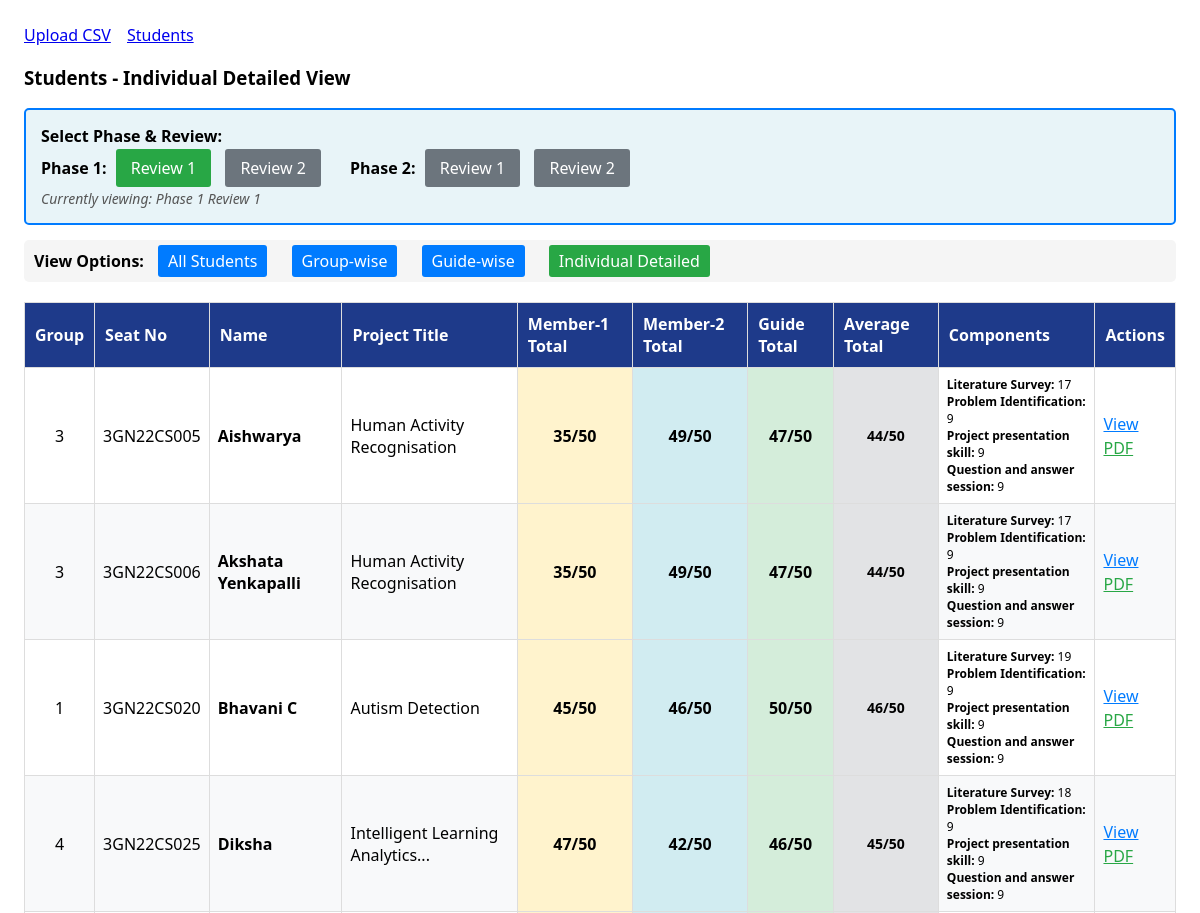
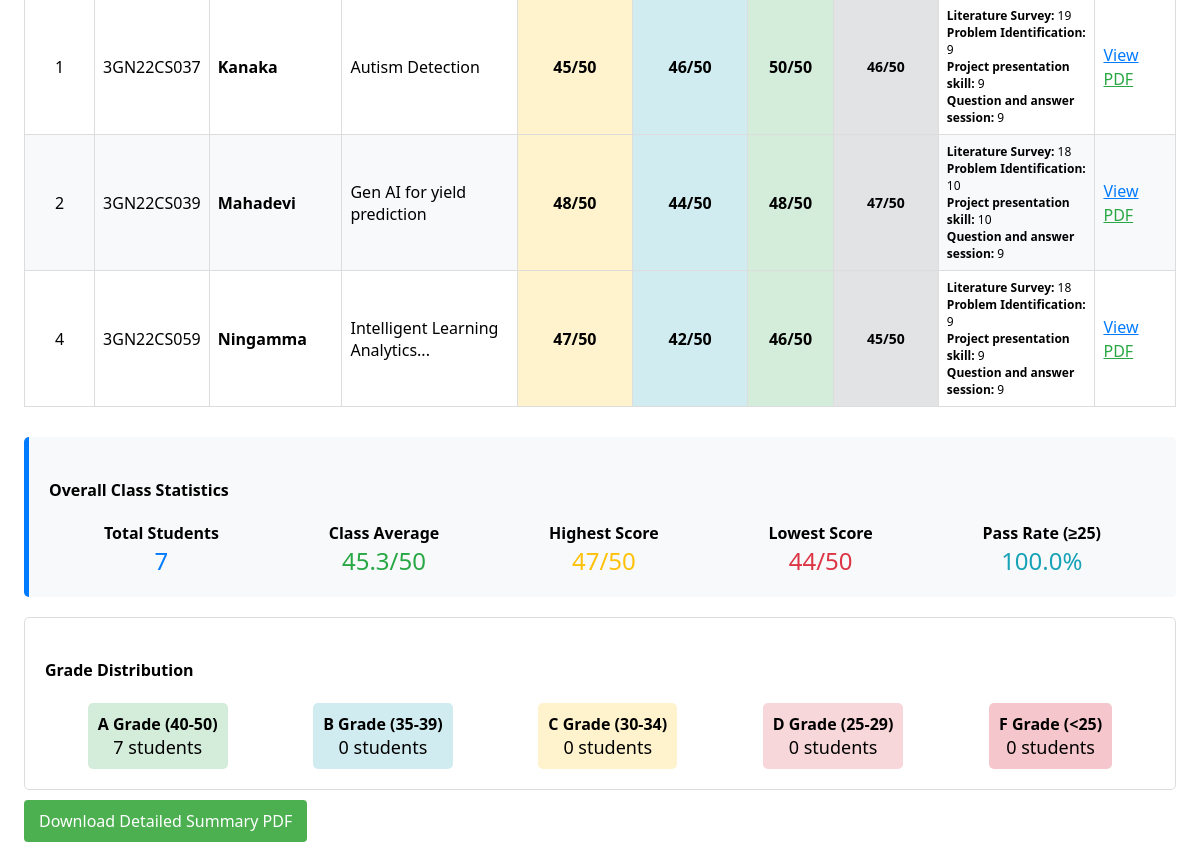
The app's page /students/individual with its own data (2 pictures, top to bottom).
### models.py (models this page shows)
class Student(db.Model):
    id = db.Column(db.Integer, primary_key=True)
    group_no = db.Column(db.String(50))
    project_title = db.Column(db.String(255))
    project_guide = db.Column(db.String(128))
    seat_no = db.Column(db.String(64), nullable=False, index=True)
    name = db.Column(db.String(128), nullable=False)
    evaluations = db.relationship("Evaluation", backref="student", lazy=True, cascade="all, delete-orphan")

class Evaluation(db.Model):
    __table_args__ = (
        db.UniqueConstraint('student_id', 'phase', 'review_no', name='uq_eval_student_phase_review'),
    )
    id = db.Column(db.Integer, primary_key=True)
    phase = db.Column(db.Integer, default=1, nullable=False)  # 1 or 2
    review_no = db.Column(db.Integer, default=1, nullable=False)  # 1 or 2
    total_marks = db.Column(db.Integer, nullable=False)
    criteria1 = db.Column(db.Integer, nullable=False)  # P1R1: Lit Survey(20), P1R2: Objectives(10), P2: Prelim(15)
    criteria2 = db.Column(db.Integer, nullable=False)  # P1R1: Problem(10), P1R2: Methodology(10), P2: Execution(15)
    criteria3 = db.Column(db.Integer, nullable=False)  # All: Presentation (10/15)
    criteria4 = db.Column(db.Integer, nullable=False)  # All: Q&A (10/15)
    member1_criteria1 = db.Column(db.Integer, nullable=True)
    member1_criteria2 = db.Column(db.Integer, nullable=True)
    member1_criteria3 = db.Column(db.Integer, nullable=True)
    member1_criteria4 = db.Column(db.Integer, nullable=True)
    member2_criteria1 = db.Column(db.Integer, nullable=True)
    member2_criteria2 = db.Column(db.Integer, nullable=True)
    member2_criteria3 = db.Column(db.Integer, nullable=True)
    member2_criteria4 = db.Column(db.Integer, nullable=True)
    guide_criteria1 = db.Column(db.Integer, nullable=True)
    guide_criteria2 = db.Column(db.Integer, nullable=True)
    guide_criteria3 = db.Column(db.Integer, nullable=True)
    guide_criteria4 = db.Column(db.Integer, nullable=True)
    student_id = db.Column(db.Integer, db.ForeignKey("student.id"), nullable=False)

### app.py (the view)
    @app.route("/students/individual")
    def students_individual():
        phase = request.args.get("phase", session.get("current_phase", 1), type=int)
        review = request.args.get("review", session.get("current_review", 1), type=int)
        session["current_phase"] = phase
        session["current_review"] = review
        config = get_review_config(phase, review)
        students = Student.query.order_by(Student.name).all()
        data = []
        for s in students:
            ev = Evaluation.query.filter_by(student=s, phase=phase, review_no=review).first()
            if ev:
                individual_data = {
                    'student': s,
                    'evaluation': ev,
                    'member1_total': (ev.member1_criteria1 or 0) + (ev.member1_criteria2 or 0) +
                                   (ev.member1_criteria3 or 0) + (ev.member1_criteria4 or 0),
                    'member2_total': (ev.member2_criteria1 or 0) + (ev.member2_criteria2 or 0) +
                                   (ev.member2_criteria3 or 0) + (ev.member2_criteria4 or 0),
                    'guide_total': (ev.guide_criteria1 or 0) + (ev.guide_criteria2 or 0) +
                                  (ev.guide_criteria3 or 0) + (ev.guide_criteria4 or 0),
                }
                data.append(individual_data)
        return render_template("students_individual.html", students_data=data, phase=phase, review=review, config=config)

### review_config.py (called while the page is built)
def get_review_config(phase, review):
    return REVIEW_CRITERIA.get((phase, review))

### templates/students_individual.html
{% extends "base.html" %}
{% block content %}
<h3>Students - Individual Detailed View</h3>
<div class="phase-review-selector" style="margin: 15px 0; padding: 15px; background: #e8f4f8; border-radius: 5px; border: 2px solid #007bff;">
    <strong style="font-size: 16px;">Select Phase & Review:</strong>
    <div style="margin-top: 10px;">
        <div style="display: inline-block; margin-right: 20px;">
            <strong>Phase 1:</strong>
            <a href="{{ url_for('students_individual', phase=1, review=1) }}" style="margin: 0 5px; padding: 8px 15px; background: {% if phase == 1 and review == 1 %}#28a745{% else %}#6c757d{% endif %}; color: white; text-decoration: none; border-radius: 3px;">Review 1</a>
            <a href="{{ url_for('students_individual', phase=1, review=2) }}" style="margin: 0 5px; padding: 8px 15px; background: {% if phase == 1 and review == 2 %}#28a745{% else %}#6c757d{% endif %}; color: white; text-decoration: none; border-radius: 3px;">Review 2</a>
        </div>
        <div style="display: inline-block;">
            <strong>Phase 2:</strong>
            <a href="{{ url_for('students_individual', phase=2, review=1) }}" style="margin: 0 5px; padding: 8px 15px; background: {% if phase == 2 and review == 1 %}#28a745{% else %}#6c757d{% endif %}; color: white; text-decoration: none; border-radius: 3px;">Review 1</a>
            <a href="{{ url_for('students_individual', phase=2, review=2) }}" style="margin: 0 5px; padding: 8px 15px; background: {% if phase == 2 and review == 2 %}#28a745{% else %}#6c757d{% endif %}; color: white; text-decoration: none; border-radius: 3px;">Review 2</a>
        </div>
    </div>
    <div style="margin-top: 10px; font-size: 14px; color: #555;">
        <em>Currently viewing: Phase {{ phase }} Review {{ review }}</em>
    </div>
</div>
<div class="view-options" style="margin: 15px 0; padding: 10px; background: #f5f5f5; border-radius: 5px;">
    <strong>View Options:</strong>
    <a href="{{ url_for('list_students', phase=phase, review=review) }}" style="margin: 0 10px; padding: 5px 10px; background: #007bff; color: white; text-decoration: none; border-radius: 3px;">All Students</a>
    <a href="{{ url_for('students_groupwise', phase=phase, review=review) }}" style="margin: 0 10px; padding: 5px 10px; background: #007bff; color: white; text-decoration: none; border-radius: 3px;">Group-wise</a>
    <a href="{{ url_for('students_guidewise', phase=phase, review=review) }}" style="margin: 0 10px; padding: 5px 10px; background: #007bff; color: white; text-decoration: none; border-radius: 3px;">Guide-wise</a>
    <span style="margin: 0 10px; padding: 5px 10px; background: #28a745; color: white; border-radius: 3px;">Individual Detailed</span>
</div>
<table style="width: 100%; border-collapse: collapse; margin-top: 20px;">
    <thead>
        <tr style="background: #1e3a8a !important; color: white !important; font-weight: bold;">
            <th style="border: 1px solid #ddd; padding: 10px; background: #1e3a8a !important; color: white !important;">Group</th>
            <th style="border: 1px solid #ddd; padding: 10px; background: #1e3a8a !important; color: white !important;">Seat No</th>
            <th style="border: 1px solid #ddd; padding: 10px; background: #1e3a8a !important; color: white !important;">Name</th>
            <th style="border: 1px solid #ddd; padding: 10px; background: #1e3a8a !important; color: white !important;">Project Title</th>
            <th style="border: 1px solid #ddd; padding: 10px; background: #1e3a8a !important; color: white !important;">Member-1 Total</th>
            <th style="border: 1px solid #ddd; padding: 10px; background: #1e3a8a !important; color: white !important;">Member-2 Total</th>
            <th style="border: 1px solid #ddd; padding: 10px; background: #1e3a8a !important; color: white !important;">Guide Total</th>
            <th style="border: 1px solid #ddd; padding: 10px; background: #1e3a8a !important; color: white !important;">Average Total</th>
            <th style="border: 1px solid #ddd; padding: 10px; background: #1e3a8a !important; color: white !important;">Components</th>
            <th style="border: 1px solid #ddd; padding: 10px; background: #1e3a8a !important; color: white !important;">Actions</th>
        </tr>
    </thead>
    <tbody>
        {% for data in students_data %}
        {% set student = data.student %}
        {% set ev = data.evaluation %}
        <tr style="{% if loop.index % 2 == 0 %}background: #f8f9fa;{% endif %}">
            <td style="border: 1px solid #ddd; padding: 8px; text-align: center;">{{ student.group_no or '-' }}</td>
            <td style="border: 1px solid #ddd; padding: 8px; text-align: center;">{{ student.seat_no }}</td>
            <td style="border: 1px solid #ddd; padding: 8px; font-weight: bold;">{{ student.name }}</td>
            <td style="border: 1px solid #ddd; padding: 8px;">
                {% if student.project_title and student.project_title|length > 30 %}
                    <span title="{{ student.project_title }}">{{ student.project_title[:30] }}...</span>
                {% else %}
                    {{ student.project_title or '-' }}
                {% endif %}
            </td>
            <td style="border: 1px solid #ddd; padding: 8px; text-align: center; background: #fff3cd;">
                <strong>{{ data.member1_total }}/50</strong>
            </td>
            <td style="border: 1px solid #ddd; padding: 8px; text-align: center; background: #d1ecf1;">
                <strong>{{ data.member2_total }}/50</strong>
            </td>
            <td style="border: 1px solid #ddd; padding: 8px; text-align: center; background: #d4edda;">
                <strong>{{ data.guide_total }}/50</strong>
            </td>
            <td style="border: 1px solid #ddd; padding: 8px; text-align: center; background: #e2e3e5; font-weight: bold; font-size: 14px;">
                {{ ev.total_marks }}/50
            </td>
            <td style="border: 1px solid #ddd; padding: 8px; font-size: 12px;">
                {% if config %}
                {% for criterion in config.criteria %}
                <strong>{{ criterion.name }}:</strong> {{ ev['criteria' ~ loop.index] }}<br>
                {% endfor %}
                {% else %}
                <strong>C1:</strong> {{ ev.criteria1 }}<br>
                <strong>C2:</strong> {{ ev.criteria2 }}<br>
                <strong>C3:</strong> {{ ev.criteria3 }}<br>
                <strong>C4:</strong> {{ ev.criteria4 }}
                {% endif %}
            </td>
            <td style="border: 1px solid #ddd; padding: 8px;">
                <a href="{{ url_for('student_detail', student_id=student.id, phase=phase, review=review) }}" style="color: #007bff; display: block; margin: 2px 0;">View</a>
                <a href="{{ url_for('download_review1', student_id=student.id, phase=phase, review=review) }}" style="color: #28a745; display: block; margin: 2px 0;">PDF</a>
            </td>
        </tr>
        {% endfor %}
    </tbody>
</table>
<div class="overall-stats" style="margin-top: 30px; padding: 20px; background: #f8f9fa; border-radius: 5px; border-left: 5px solid #007bff;">
    <h4>Overall Class Statistics</h4>
    {% set total_students = students_data|length %}
    {% set total_marks = students_data|sum(attribute='evaluation.total_marks') %}
    {% set avg_marks = (total_marks / total_students) if total_students > 0 else 0 %}
    {% set max_marks = students_data|max(attribute='evaluation.total_marks') if students_data else {'evaluation': {'total_marks': 0}} %}
    {% set min_marks = students_data|min(attribute='evaluation.total_marks') if students_data else {'evaluation': {'total_marks': 0}} %}
    <div style="display: flex; justify-content: space-around; margin-top: 15px;">
        <div style="text-align: center;">
            <strong>Total Students</strong><br>
            <span style="font-size: 24px; color: #007bff;">{{ total_students }}</span>
        </div>
        <div style="text-align: center;">
            <strong>Class Average</strong><br>
            <span style="font-size: 24px; color: #28a745;">{{ "%.1f"|format(avg_marks) }}/50</span>
        </div>
        <div style="text-align: center;">
            <strong>Highest Score</strong><br>
            <span style="font-size: 24px; color: #ffc107;">{{ max_marks.evaluation.total_marks }}/50</span>
        </div>
        <div style="text-align: center;">
            <strong>Lowest Score</strong><br>
            <span style="font-size: 24px; color: #dc3545;">{{ min_marks.evaluation.total_marks }}/50</span>
        </div>
        <div style="text-align: center;">
            <strong>Pass Rate (≥25)</strong><br>
            {% set pass_count = students_data|selectattr('evaluation.total_marks', '>=', 25)|list|length %}
            <span style="font-size: 24px; color: #17a2b8;">{{ "%.1f"|format((pass_count/total_students)*100) if total_students > 0 else 0 }}%</span>
        </div>
    </div>
</div>
<div class="grade-distribution" style="margin-top: 20px; padding: 20px; background: #fff; border: 1px solid #ddd; border-radius: 5px;">
    <h4>Grade Distribution</h4>
    {% set grade_a = students_data|selectattr('evaluation.total_marks', '>=', 40)|list|length %}
    {% set grade_b = students_data|selectattr('evaluation.total_marks', '>=', 35)|selectattr('evaluation.total_marks', '<', 40)|list|length %}
    {% set grade_c = students_data|selectattr('evaluation.total_marks', '>=', 30)|selectattr('evaluation.total_marks', '<', 35)|list|length %}
    {% set grade_d = students_data|selectattr('evaluation.total_marks', '>=', 25)|selectattr('evaluation.total_marks', '<', 30)|list|length %}
    {% set grade_f = students_data|selectattr('evaluation.total_marks', '<', 25)|list|length %}
    <div style="display: flex; justify-content: space-around; margin-top: 15px;">
        <div style="text-align: center; padding: 10px; background: #d4edda; border-radius: 5px;">
            <strong>A Grade (40-50)</strong><br>
            <span style="font-size: 18px;">{{ grade_a }} students</span>
        </div>
        <div style="text-align: center; padding: 10px; background: #d1ecf1; border-radius: 5px;">
            <strong>B Grade (35-39)</strong><br>
            <span style="font-size: 18px;">{{ grade_b }} students</span>
        </div>
        <div style="text-align: center; padding: 10px; background: #fff3cd; border-radius: 5px;">
            <strong>C Grade (30-34)</strong><br>
            <span style="font-size: 18px;">{{ grade_c }} students</span>
        </div>
        <div style="text-align: center; padding: 10px; background: #f8d7da; border-radius: 5px;">
            <strong>D Grade (25-29)</strong><br>
            <span style="font-size: 18px;">{{ grade_d }} students</span>
        </div>
        <div style="text-align: center; padding: 10px; background: #f5c6cb; border-radius: 5px;">
            <strong>F Grade (<25)</strong><br>
            <span style="font-size: 18px;">{{ grade_f }} students</span>
        </div>
    </div>
</div>
<p style="margin-top: 20px;">
    <a href="{{ url_for('download_summary_pdf') }}" style="background-color: #4CAF50; color: white; padding: 10px 15px; text-decoration: none; border-radius: 4px;">
        Download Detailed Summary PDF
    </a>
</p>
{% endblock %}

### templates/base.html (style rules this page uses)
body { font-family: system-ui, Arial, sans-serif; margin: 24px; }
table { border-collapse: collapse; width: 100%; }
th, td { border: 1px solid #ddd; padding: 8px; }
th { background: #f5f5f5; text-align: left; }

### records on screen
Student: group_no "3", seat_no "3GN22CS005", name "Aishwarya", project_title "Human Activity Recognisation"
Evaluation: total_marks "44", criteria1 "17" "9" "9" "9", evaluation.total_marks "44"
Student: group_no "3", seat_no "3GN22CS006", name "Akshata Yenkapalli", project_title "Human Activity Recognisation"
Evaluation: total_marks "44", criteria1 "17" "9" "9" "9"
Student: group_no "1", seat_no "3GN22CS020", name "Bhavani C", project_title "Autism Detection"
Evaluation: total_marks "46", criteria1 "19" "9" "9" "9"
Student: group_no "4", seat_no "3GN22CS025", name "Diksha", project_title "Intelligent Learning Analytics"
Evaluation: total_marks "45", criteria1 "18" "9" "9" "9"
Student: group_no "1", seat_no "3GN22CS037", name "Kanaka", project_title "Autism Detection"
Evaluation: total_marks "46", criteria1 "19" "9" "9" "9"
Student: group_no "2", seat_no "3GN22CS039", name "Mahadevi", project_title "Gen AI for yield prediction"
Evaluation: total_marks "47", criteria1 "18" "10" "10" "9", evaluation.total_marks "47"
Student: group_no "4", seat_no "3GN22CS059", name "Ningamma", project_title "Intelligent Learning Analytics"
Evaluation: total_marks "45", criteria1 "18" "9" "9" "9"

### other values on screen
{{ phase }} "1"
{{ review }} "1"
{{ data.member1_total }} "35" "35" "45" "47" "45" "48" "47"
{{ data.member2_total }} "49" "49" "46" "42" "46" "44" "42"
{{ data.guide_total }} "47" "47" "50" "46" "50" "48" "46"
{{ criterion.name }} "Literature Survey" "Problem Identification" "Project presentation skill" "Question and answer session" "Literature Survey" "Problem Identification" "Project presentation skill" "Question and answer session" "Literature Survey" "Problem Identification" "Project presentation skill" "Question and answer session" "Literature Survey" "Problem Identification" "Project presentation skill" "Question and answer session" "Literature Survey" "Problem Identification" "Project presentation skill" "Question and answer session" "Literature Survey" "Problem Identification" "Project presentation skill" "Question and answer session" "Literature Survey" "Problem Identification" "Project presentation skill" "Question and answer session"
{{ total_students }} "7"
{{ "%.1f"|format(avg_marks) }} "45.3"
{{ grade_a }} "7"
{{ grade_b }} "0"
{{ grade_c }} "0"
{{ grade_d }} "0"
{{ grade_f }} "0"
